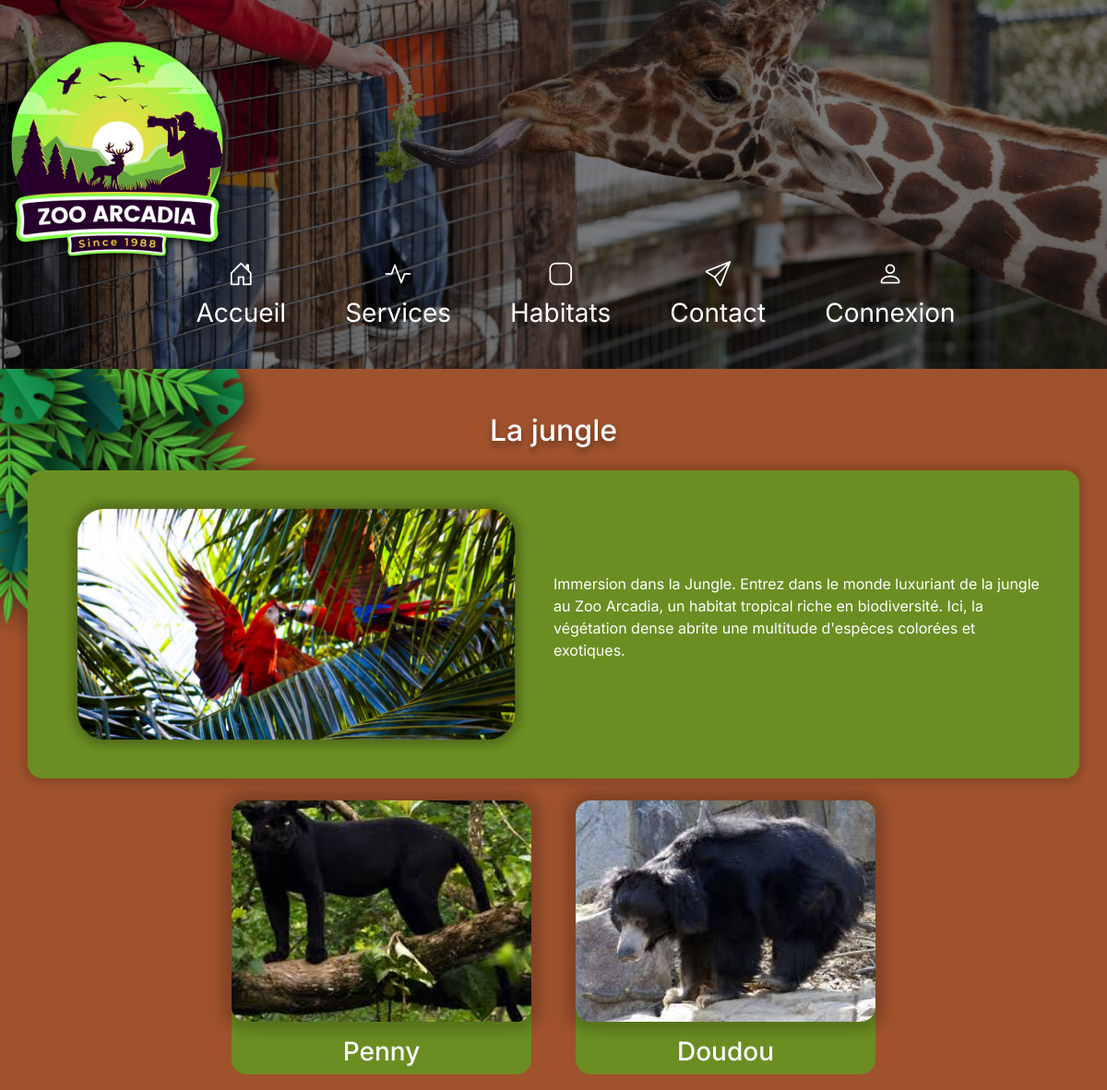
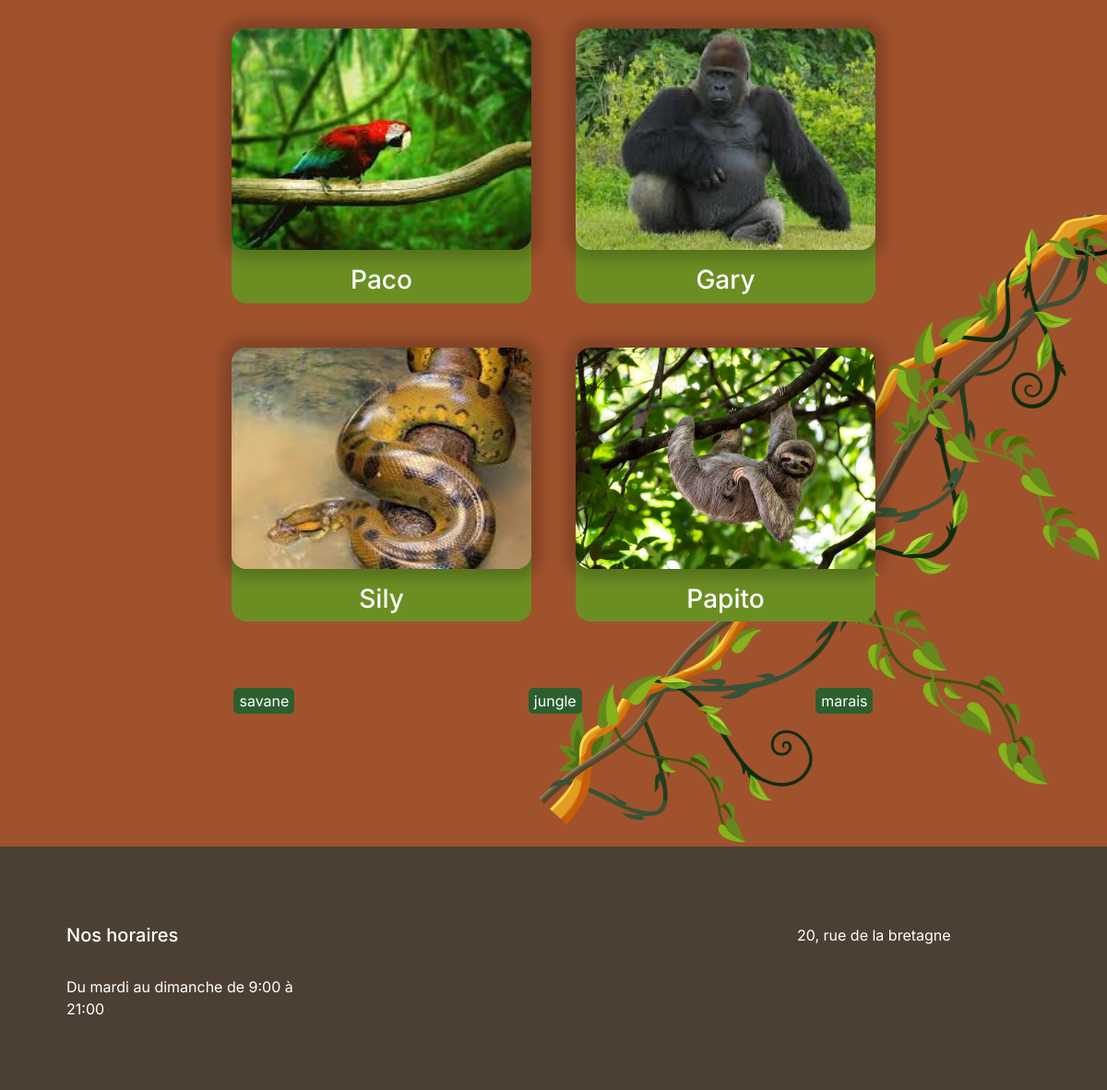
Screenshot of /public/index.php?page=habitat&id=2 with the database file from the repository (2 pictures, top to bottom).
### tables this page shows
CREATE TABLE contenu (
  id int(11) NOT NULL,
  titre varchar(250) NOT NULL,
  descriptions text DEFAULT NULL,
  images int(11) DEFAULT NULL,
  liens varchar(250) DEFAULT NULL,
  categorie varchar(250) NOT NULL
);

CREATE TABLE images (
  id_img int(11) NOT NULL,
  chemin varchar(250) DEFAULT NULL,
  infos varchar(250) DEFAULT NULL
);

CREATE TABLE animaux (
  id int(11) NOT NULL,
  prenom varchar(250) NOT NULL,
  race varchar(250) NOT NULL,
  habitat int(11) DEFAULT NULL,
  images int(11) DEFAULT NULL
);

CREATE TABLE habitat (
  id int(11) NOT NULL,
  titres varchar(250) NOT NULL,
  images int(11) DEFAULT NULL,
  liens varchar(250) DEFAULT NULL
);

### src/Models/Models.php (called while the page is built, shortened)
<?php
abstract class Models
{
    protected $pdo;
    private function setBdd()
    {
        $this->pdo = new PDO("mysql:host=localhost;dbname=zooarcadia", 'root', 'ok');
        $this->pdo->setAttribute(PDO::ATTR_ERRMODE, PDO::ERRMODE_EXCEPTION);
    }
    protected function getBdd(){
        return $this->pdo;
    }
    protected function getAllWhithImages($table,$obj)
    {
        $var = [];
        $stmt = $this->pdo->prepare("SELECT * FROM $table join images on $table.images = images.id_img;");
        $stmt->execute();
        while($data = $stmt->fetch(PDO::FETCH_ASSOC)){
            $var[] = new $obj($data);
        }
        return $var;
    }
}

### src/Models/Content.php (called while the page is built, shortened)
<?php
class Content extends Models
{
    private $titre;
    private $liens;
    private $descriptons;
    private $chemin;
    public function hydrate($data)
    {
        foreach ($data as $key => $value) {
            $method = 'set' . ucfirst($key);
        }
    }
    public function getliens()
    {
        return $this->liens;
    }
    public function getTitre()
    {
        return $this->titre;
    }
    public function setTitre($titre)
    {
        $this->titre = $titre;
    }
    public function getDescriptions()
    {
        return $this->descriptons;
    }
    public function getChemin()
    {
        return $this->chemin;
    }
    public function setChemin($chemin)
    {
        $this->chemin = $chemin;
    }
    public function setDescriptions($descriptons)
    {
        $this->descriptons = $descriptons;
    }
    public function setLiens($liens)
    {
        $this->liens = $liens;
    }
    public function getAllObjet()
    {
       return $this->getAllWhithImages('contenu', 'Models\Content');
    }
}

### src/Models/Animal.php (called while the page is built, shortened)
<?php
class Animal extends Models
{
    private $id;
    private $prenom;
    private $habitat;
    private $chemin;
    public function hydrate($data)
    {
        foreach ($data as $key => $value) {
            $method = 'set' . ucfirst($key);
        }
    }
    public function getId()
    {
        return $this->id;
    }
    public function getPrenom()
    {
        return $this->prenom;
    }
    public function getHabitat()
    {
        return $this->habitat;
    }
    public function setId($id)
    {
        $this->id = $id;
    }
    public function setPrenom($prenom)
    {
        $this->prenom = $prenom;
    }
    public function setHabitat($habitat)
    {
        $this->habitat = $habitat;
    }
    public function getChemin()
    {
        return $this->chemin;
    }
    public function setChemin($chemin)
    {
        $this->chemin = $chemin;
    }
    public function getAllObjet()
    {
       return $this->getAllWhithImages('animaux', 'Models\Animal');
    }
}

### src/Models/Habitat.php (called while the page is built, shortened)
<?php
class Habitat extends Models
{
    private $id;
    private $titres;
    public function hydrate($data)
    {
        foreach ($data as $key => $value) {
            $method = 'set' . ucfirst($key);
        }
    }
    public function getId()
    {
        return $this->id;
    }
    public function setId($id)
    {
        $this->id = $id;
    }
    public function getTitres()
    {
        return $this->titres;
    }
    public function setTitres($titres)
    {
        $this->titres = $titres;
    }
    public function getAllObjet()
    {
       return $this->getAllWhithImages('habitat', 'Models\Habitat');
    }
}

### src/Vues/_animaux.php (the view, shortened to what this page needs)
<div class="d-flex flex-wrap justify-content-center w-75 myhover container">
<?php
foreach ($this->animaux as $getAnimals) {
    if($getAnimals->getHabitat() == $id){
?>
    <div class="d-flex justify-content-center align-items-center flex-column">
        <div data-animal-id="<?= $getAnimals->getId() ?>" class="card mycard m-4 text-center rounded-4">
            <img src="/zoo/public<?= htmlentities( $getAnimals->getChemin()) ?>" class="imgcontents rounded-4 img-fluid"
                alt=" <?= htmlentities($getAnimals->getPrenom() )?>">
            <h3 class="mt-3"><?= htmlspecialchars(htmlentities( $getAnimals->getPrenom())) ?></h3>
        </div>
    </div>
    <?php
}
}
?>
</div>
<div class="d-flex justify-content-evenly mt-5">
    <?php
        foreach ($habitats as $key=>$habitat) {
            ?>
    <a href="/zoo/public/index.php?page=habitat&id=<?= htmlentities($habitat->getId()) ?>"
        class="lien-buttons text-center btn align-middle mb-4" aria-label="<?= htmlentities($habitat->getTitres()) ?>"><?= $habitat->getTitres() ?></a>
    <?php
 };
 ?>
</div>

### src/Controllers/HabitatController.php (shortened to what this page needs)
<?php
class HabitatController
{
    public function show($id)
    {
        require_once __DIR__ . '/../Vues/_header.php';
        $this->habitats = (new Habitat())->getAllObjet();
        $habitats = $this->habitats;
    $this->content = (new Content())->getAllObjet();
    foreach ($this->content as $key => $contents) {
        if($contents->getLiens() == $id){
            require __DIR__ . '/../Vues/_habitat.php';
        }
    }
    $this->animaux = (new Animal())->getAllObjet();
    require __DIR__ . '/../Vues/_animaux.php';
    }
}

### src/Vues/_habitat.php (shortened to what this page needs)
<h2 class="text-center text-white pt-4 mb-4"><?= htmlentities($contents->getTitre()) ?></h2>
<div class="d-flex justify-content-center">
    <div class="d-flex justify-content-center block-contain container rounded-4">
        <div class="row g-0 position-relative align-items-center">
            <div class="col-md-6 mb-md-0 p-md-4">
                <img src="/zoo/public<?= htmlentities($contents->getChemin()) ?>" class="w-100" alt=" du zoo">
            </div>
            <div class="col-md-6 p-4 ps-md-0">
                <p class="text-white"><?= htmlentities($contents->getDescriptions()) ?></p>
            </div>
        </div>
    </div>
</div>

### rows the page displays
contenu: titre "La jungle", images.chemin (picture), descriptions "Immersion dans la Jungle. Entrez dans le monde luxuriant de la jungle au Zoo Arcadia, un habitat tropical riche en biodiversité. Ici, la végétation dense abrite une multitude d'espèces colorées et exotiques."
animaux: images.chemin (picture), prenom "Penny"
animaux: images.chemin (picture), prenom "Doudou"
animaux: images.chemin (picture), prenom "Paco"
animaux: images.chemin (picture), prenom "Gary"
animaux: images.chemin (picture), prenom "Sily"
animaux: images.chemin (picture), prenom "Papito"
habitat: titres "savane"
habitat: titres "jungle"
habitat: titres "marais"

### other values shown
$navLink["title"] "Accueil"
$navLink["title"] "Services"
$navLink["title"] "Habitats"
$navLink["title"] "Contact"
